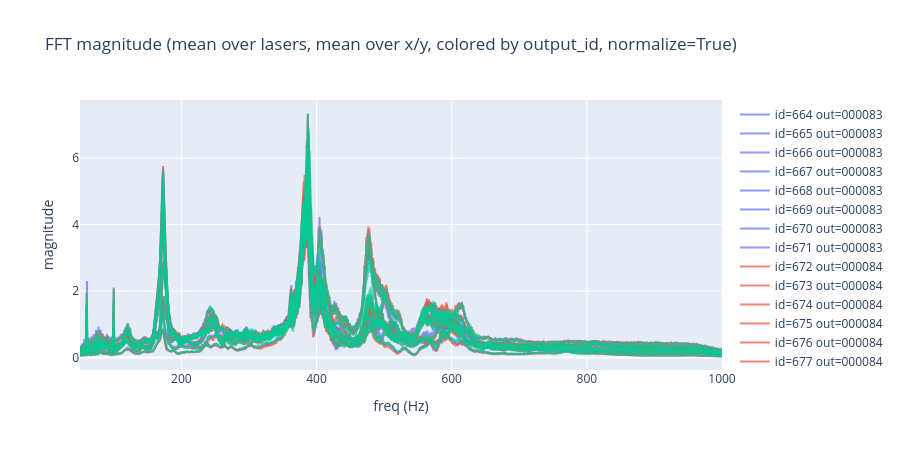

The cell this chart's notebook holds for it:
### Code cell
# default: average magnitude over all 100 lasers and both x/y directions
plot_fft_xy_magnitude(samples_df, n_objects=0, color_by='output_id')

### Figure 1 — Plotly figure (JSON) as saved in the notebook; plotly's stock layout.template omitted (floating-point values rounded to 4 significant figures; data arrays with more than 128 entries replaced by an {"elided": "..."} marker saying what was removed)
{"data": [{"hovertemplate": "id=664<br>out=000083 spk=1 obj= n_obj=0 com=n/a<br>freq=%{x:.1f} Hz<br>magnitude=%{y:.4g}<extra></extra>", "line": {"color": "#636EFA"}, "mode": "lines", "name": "id=664 out=000083", "opacity": 0.7, "type": "scatter", "x": {"elided": "3421 float values"}, "y": {"elided": "3421 float values"}}, {"hovertemplate": "id=665<br>out=000083 spk=2 obj= n_obj=0 com=n/a<br>freq=%{x:.1f} Hz<br>magnitude=%{y:.4g}<extra></extra>", "line": {"color": "#636EFA"}, "mode": "lines", "name": "id=665 out=000083", "opacity": 0.7, "type": "scatter", "x": {"elided": "3421 float values"}, "y": {"elided": "3421 float values"}}, {"hovertemplate": "id=666<br>out=000083 spk=3 obj= n_obj=0 com=n/a<br>freq=%{x:.1f} Hz<br>magnitude=%{y:.4g}<extra></extra>", "line": {"color": "#636EFA"}, "mode": "lines", "name": "id=666 out=000083", "opacity": 0.7, "type": "scatter", "x": {"elided": "3421 float values"}, "y": {"elided": "3421 float values"}}, {"hovertemplate": "id=667<br>out=000083 spk=4 obj= n_obj=0 com=n/a<br>freq=%{x:.1f} Hz<br>magnitude=%{y:.4g}<extra></extra>", "line": {"color": "#636EFA"}, "mode": "lines", "name": "id=667 out=000083", "opacity": 0.7, "type": "scatter", "x": {"elided": "3421 float values"}, "y": {"elided": "3421 float values"}}, {"hovertemplate": "id=668<br>out=000083 spk=5 obj= n_obj=0 com=n/a<br>freq=%{x:.1f} Hz<br>magnitude=%{y:.4g}<extra></extra>", "line": {"color": "#636EFA"}, "mode": "lines", "name": "id=668 out=000083", "opacity": 0.7, "type": "scatter", "x": {"elided": "3421 float values"}, "y": {"elided": "3421 float values"}}, {"hovertemplate": "id=669<br>out=000083 spk=6 obj= n_obj=0 com=n/a<br>freq=%{x:.1f} Hz<br>magnitude=%{y:.4g}<extra></extra>", "line": {"color": "#636EFA"}, "mode": "lines", "name": "id=669 out=000083", "opacity": 0.7, "type": "scatter", "x": {"elided": "3421 float values"}, "y": {"elided": "3421 float values"}}, {"hovertemplate": "id=670<br>out=000083 spk=7 obj= n_obj=0 com=n/a<br>freq=%{x:.1f} Hz<br>magnitude=%{y:.4g}<extra></extra>", "line": {"color": "#636EFA"}, "mode": "lines", "name": "id=670 out=000083", "opacity": 0.7, "type": "scatter", "x": {"elided": "3421 float values"}, "y": {"elided": "3421 float values"}}, {"hovertemplate": "id=671<br>out=000083 spk=8 obj= n_obj=0 com=n/a<br>freq=%{x:.1f} Hz<br>magnitude=%{y:.4g}<extra></extra>", "line": {"color": "#636EFA"}, "mode": "lines", "name": "id=671 out=000083", "opacity": 0.7, "type": "scatter", "x": {"elided": "3421 float values"}, "y": {"elided": "3421 float values"}}, {"hovertemplate": "id=672<br>out=000084 spk=1 obj= n_obj=0 com=n/a<br>freq=%{x:.1f} Hz<br>magnitude=%{y:.4g}<extra></extra>", "line": {"color": "#EF553B"}, "mode": "lines", "name": "id=672 out=000084", "opacity": 0.7, "type": "scatter", "x": {"elided": "3421 float values"}, "y": {"elided": "3421 float values"}}, {"hovertemplate": "id=673<br>out=000084 spk=2 obj= n_obj=0 com=n/a<br>freq=%{x:.1f} Hz<br>magnitude=%{y:.4g}<extra></extra>", "line": {"color": "#EF553B"}, "mode": "lines", "name": "id=673 out=000084", "opacity": 0.7, "type": "scatter", "x": {"elided": "3421 float values"}, "y": {"elided": "3421 float values"}}, {"hovertemplate": "id=674<br>out=000084 spk=3 obj= n_obj=0 com=n/a<br>freq=%{x:.1f} Hz<br>magnitude=%{y:.4g}<extra></extra>", "line": {"color": "#EF553B"}, "mode": "lines", "name": "id=674 out=000084", "opacity": 0.7, "type": "scatter", "x": {"elided": "3421 float values"}, "y": {"elided": "3421 float values"}}, {"hovertemplate": "id=675<br>out=000084 spk=4 obj= n_obj=0 com=n/a<br>freq=%{x:.1f} Hz<br>magnitude=%{y:.4g}<extra></extra>", "line": {"color": "#EF553B"}, "mode": "lines", "name": "id=675 out=000084", "opacity": 0.7, "type": "scatter", "x": {"elided": "3421 float values"}, "y": {"elided": "3421 float values"}}, {"hovertemplate": "id=676<br>out=000084 spk=5 obj= n_obj=0 com=n/a<br>freq=%{x:.1f} Hz<br>magnitude=%{y:.4g}<extra></extra>", "line": {"color": "#EF553B"}, "mode": "lines", "name": "id=676 out=000084", "opacity": 0.7, "type": "scatter", "x": {"elided": "3421 float values"}, "y": {"elided": "3421 float values"}}, {"hovertemplate": "id=677<br>out=000084 spk=6 obj= n_obj=0 com=n/a<br>freq=%{x:.1f} Hz<br>magnitude=%{y:.4g}<extra></extra>", "line": {"color": "#EF553B"}, "mode": "lines", "name": "id=677 out=000084", "opacity": 0.7, "type": "scatter", "x": {"elided": "3421 float values"}, "y": {"elided": "3421 float values"}}, {"hovertemplate": "id=678<br>out=000084 spk=7 obj= n_obj=0 com=n/a<br>freq=%{x:.1f} Hz<br>magnitude=%{y:.4g}<extra></extra>", "line": {"color": "#EF553B"}, "mode": "lines", "name": "id=678 out=000084", "opacity": 0.7, "type": "scatter", "x": {"elided": "3421 float values"}, "y": {"elided": "3421 float values"}}, {"hovertemplate": "id=679<br>out=000084 spk=8 obj= n_obj=0 com=n/a<br>freq=%{x:.1f} Hz<br>magnitude=%{y:.4g}<extra></extra>", "line": {"color": "#EF553B"}, "mode": "lines", "name": "id=679 out=000084", "opacity": 0.7, "type": "scatter", "x": {"elided": "3421 float values"}, "y": {"elided": "3421 float values"}}, {"hovertemplate": "id=680<br>out=000085 spk=1 obj= n_obj=0 com=n/a<br>freq=%{x:.1f} Hz<br>magnitude=%{y:.4g}<extra></extra>", "line": {"color": "#00CC96"}, "mode": "lines", "name": "id=680 out=000085", "opacity": 0.7, "type": "scatter", "x": {"elided": "3421 float values"}, "y": {"elided": "3421 float values"}}, {"hovertemplate": "id=681<br>out=000085 spk=2 obj= n_obj=0 com=n/a<br>freq=%{x:.1f} Hz<br>magnitude=%{y:.4g}<extra></extra>", "line": {"color": "#00CC96"}, "mode": "lines", "name": "id=681 out=000085", "opacity": 0.7, "type": "scatter", "x": {"elided": "3421 float values"}, "y": {"elided": "3421 float values"}}, {"hovertemplate": "id=682<br>out=000085 spk=3 obj= n_obj=0 com=n/a<br>freq=%{x:.1f} Hz<br>magnitude=%{y:.4g}<extra></extra>", "line": {"color": "#00CC96"}, "mode": "lines", "name": "id=682 out=000085", "opacity": 0.7, "type": "scatter", "x": {"elided": "3421 float values"}, "y": {"elided": "3421 float values"}}, {"hovertemplate": "id=683<br>out=000085 spk=4 obj= n_obj=0 com=n/a<br>freq=%{x:.1f} Hz<br>magnitude=%{y:.4g}<extra></extra>", "line": {"color": "#00CC96"}, "mode": "lines", "name": "id=683 out=000085", "opacity": 0.7, "type": "scatter", "x": {"elided": "3421 float values"}, "y": {"elided": "3421 float values"}}, {"hovertemplate": "id=684<br>out=000085 spk=5 obj= n_obj=0 com=n/a<br>freq=%{x:.1f} Hz<br>magnitude=%{y:.4g}<extra></extra>", "line": {"color": "#00CC96"}, "mode": "lines", "name": "id=684 out=000085", "opacity": 0.7, "type": "scatter", "x": {"elided": "3421 float values"}, "y": {"elided": "3421 float values"}}, {"hovertemplate": "id=685<br>out=000085 spk=6 obj= n_obj=0 com=n/a<br>freq=%{x:.1f} Hz<br>magnitude=%{y:.4g}<extra></extra>", "line": {"color": "#00CC96"}, "mode": "lines", "name": "id=685 out=000085", "opacity": 0.7, "type": "scatter", "x": {"elided": "3421 float values"}, "y": {"elided": "3421 float values"}}, {"hovertemplate": "id=686<br>out=000085 spk=7 obj= n_obj=0 com=n/a<br>freq=%{x:.1f} Hz<br>magnitude=%{y:.4g}<extra></extra>", "line": {"color": "#00CC96"}, "mode": "lines", "name": "id=686 out=000085", "opacity": 0.7, "type": "scatter", "x": {"elided": "3421 float values"}, "y": {"elided": "3421 float values"}}, {"hovertemplate": "id=687<br>out=000085 spk=8 obj= n_obj=0 com=n/a<br>freq=%{x:.1f} Hz<br>magnitude=%{y:.4g}<extra></extra>", "line": {"color": "#00CC96"}, "mode": "lines", "name": "id=687 out=000085", "opacity": 0.7, "type": "scatter", "x": {"elided": "3421 float values"}, "y": {"elided": "3421 float values"}}], "layout": {"height": 450, "title": {"text": "FFT magnitude (mean over lasers, mean over x/y, colored by output_id, normalize=True)"}, "xaxis": {"title": {"text": "freq (Hz)"}}, "yaxis": {"title": {"text": "magnitude"}, "type": "linear"}}}
